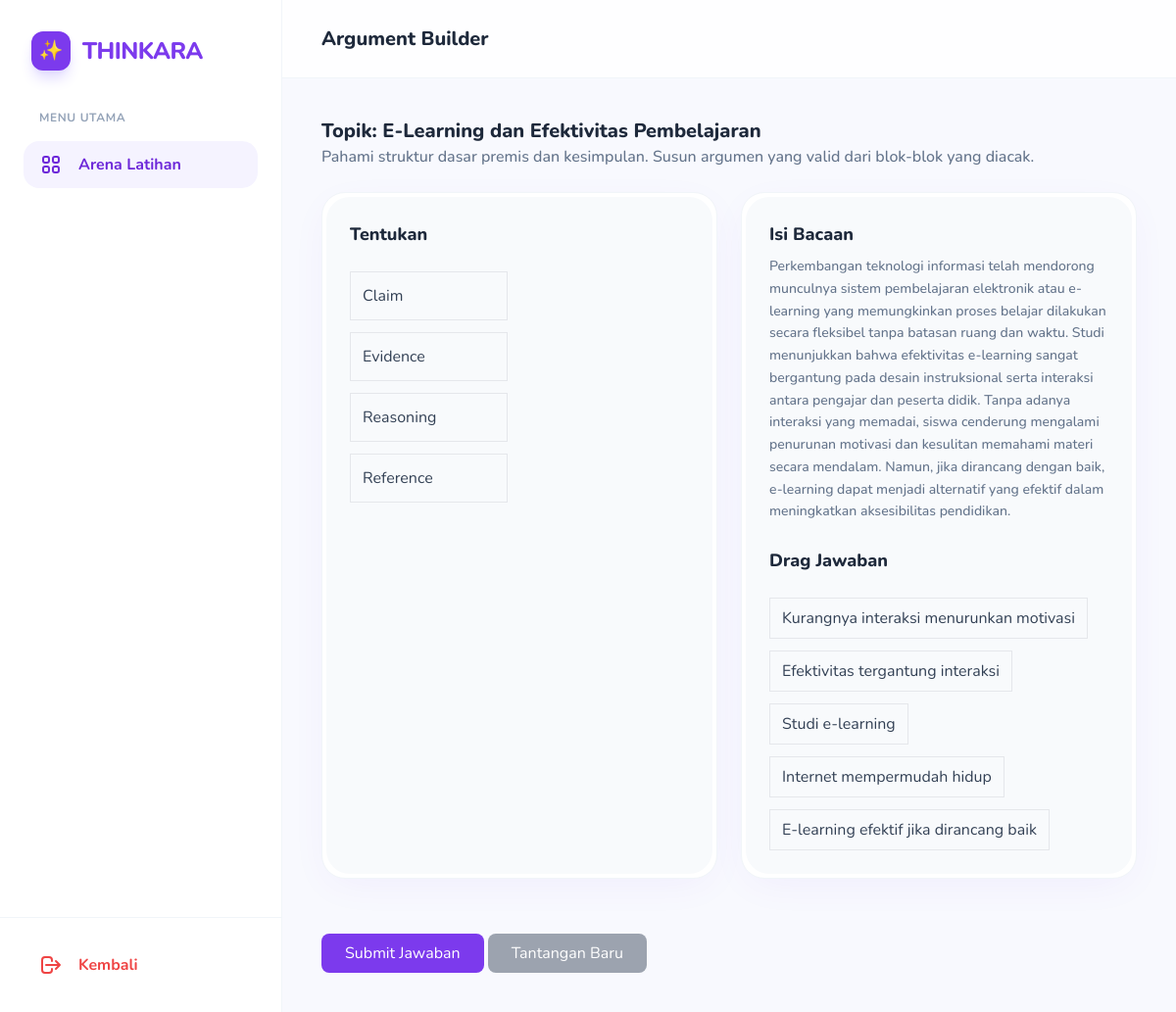
/php/latihan/builder.php (signed in), run on the app's committed database.
### tables this page shows
CREATE TABLE `latihan` (
  `id_latihan` int(11) NOT NULL,
  `judul` varchar(255) DEFAULT NULL,
  `isi` text DEFAULT NULL
);

CREATE TABLE `soal_item` (
  `id_item` int(11) NOT NULL,
  `id_latihan` int(11) DEFAULT NULL,
  `teks` text DEFAULT NULL,
  `tipe` enum('claim','evidence','reasoning','reference') DEFAULT NULL,
  `is_correct` tinyint(1) DEFAULT NULL
);

### php/latihan/builder.php (the view, shortened to what this page needs)
<?php
    include("../connect.php");
    $sql1     = "SELECT * FROM latihan ORDER BY RAND() LIMIT 1";
    $q1       = mysqli_query($connection, $sql1);
    $d        = mysqli_fetch_assoc($q1);
    $id       = $d['id_latihan'];
    $sql2     = "SELECT * FROM soal_item WHERE id_latihan = $id ORDER BY RAND()";
    $q2       = mysqli_query($connection, $sql2);
?>
<!DOCTYPE html>
<html lang="id">
  <head>
      <script src="https://cdn.tailwindcss.com"></script>
  </head>
  <body class="text-slate-700 h-screen flex overflow-hidden">
      <aside class="hidden md:flex flex-col w-72 bg-white border-r border-slate-100 h-full">
          <div class="p-8 pb-6 flex items-center gap-3">
              <div class="w-10 h-10 bg-violet-600 rounded-xl flex items-center justify-center text-white text-xl shadow-lg shadow-violet-200">✨</div>
              <span class="text-2xl font-extrabold text-violet-600 tracking-tight">THINKARA</span>
          </div>
          <nav class="flex-1 px-6 space-y-2 mt-4 overflow-y-auto">
              <p class="text-xs font-bold text-slate-400 uppercase tracking-wider mb-4 px-4">Menu Utama</p>
              <a href="#" class="flex items-center gap-4 px-4 py-3 bg-violet-50 text-violet-700 rounded-2xl font-bold transition-colors">
                  Arena Latihan
              </a>
          </nav>
          <div class="p-6 border-t border-slate-100">
              <a href="../dashboard.php" class="flex items-center gap-4 px-4 py-3 text-red-500 hover:bg-red-50 rounded-2xl font-bold transition-colors">
                  <svg class="w-6 h-6" fill="none" stroke="currentColor" viewBox="0 0 24 24"><path stroke-linecap="round" stroke-linejoin="round" stroke-width="2" d="M17 16l4-4m0 0l-4-4m4 4H7m6 4v1a3 3 0 01-3 3H6a3 3 0 01-3-3V7a3 3 0 013-3h4a3 3 0 013 3v1"></path></svg>
                  Kembali
              </a>
          </div>
      </aside>
      <main class="flex-1 flex flex-col h-full relative overflow-hidden">
          <header class="h-20 bg-white/80 backdrop-blur-md border-b border-slate-100 flex items-center justify-between px-6 md:px-10 z-10">
              <div class="hidden md:block">
                  <h1 class="text-xl font-extrabold text-slate-800">Argument Builder</h1>
              </div>
          </header>
          <div class="flex-1 overflow-y-auto p-6 md:p-10 pb-24">
              <div class="max-w-6xl mx-auto space-y-8">
                  <div>
                      <div class="flex justify-between items-end mb-6">
                          <div>
                              <h3 class="text-xl font-extrabold text-slate-800">
                                Topik: <?= $d['judul'] ?>
                              </h3>
                              <p class="text-slate-500 font-medium">
                                Pahami struktur dasar premis dan kesimpulan. Susun argumen yang valid dari blok-blok yang diacak.
                              </p>
                          </div>
                      </div>
                      <div class="grid grid-cols-1 md:grid-cols-2 gap-6">
                          <div class="bg-white p-1 rounded-3xl border border-slate-100 soft-shadow group hover:border-violet-200 transition-colors">
                            <div class="bg-slate-50 rounded-[1.5rem] p-6 h-full flex flex-col justify-between">
                                  <div>
                                      <h4 class="text-lg font-extrabold text-slate-800 mb-2">Tentukan</h4>
                                      <p class="text-slate-500 text-sm font-medium leading-relaxed mb-6">
                                      <div class="grid grid-cols-2 gap-6 mt-6">
                                        <div class="space-y-3">
                                          <div class="dropzone border p-3" data-type="claim">Claim</div>
                                          <div class="dropzone border p-3" data-type="evidence">Evidence</div>
                                          <div class="dropzone border p-3" data-type="reasoning">Reasoning</div>
                                          <div class="dropzone border p-3" data-type="reference">Reference</div>
                                        </div>
                                      </div>
                                      </p>
                                  </div>
                              </div>
                          </div>
                          <div class="bg-white p-1 rounded-3xl border border-slate-100 soft-shadow group hover:border-fuchsia-200 transition-colors">
                              <div class="bg-slate-50 rounded-[1.5rem] p-6 h-full flex flex-col justify-between">
                                <div>
                                      <h4 class="text-lg font-extrabold text-slate-800 mb-2">Isi Bacaan</h4>
                                      <p class="text-slate-500 text-sm font-medium leading-relaxed mb-6">
                                        <?= $d['isi'] ?>
                                      </p>
                                      <h4 class="text-lg font-extrabold text-slate-800 mb-2">Drag Jawaban</h4>
                                      <div class="mt-6 flex flex-wrap gap-3">
                                        <?php while($item = mysqli_fetch_assoc($q2)) { ?>
                                          <div class="drag-item border px-3 py-2 cursor-move" draggable="true" data-type="<?= $item['tipe'] ?>"
                                            data-correct="<?= $item['is_correct'] ?>">
                                              <?= $item['teks'] ?>
                                          </div>
                                          <?php } ?>
                                      </div>
                                  </div>
                              </div>
                          </div>
                      </div>
                  </div>
                  <form id="gameForm" method="POST" action="submit_score.php">
                    <button type="button" onclick="submitGame()"
                        class="mt-6 bg-violet-600 text-white px-6 py-2 rounded-lg">
                        Submit Jawaban
                    </button>
                    <button type="button" onclick="location.reload()"
                        class="mt-2 bg-gray-400 text-white px-6 py-2 rounded-lg">
                        Tantangan Baru
                    </button>
                  </form>
              </div>
          </div>
      </main>
  </body>
</html>

### php/latihan/builder.php (style rules this page uses)
body { font-family: 'Nunito', sans-serif; background-color: #F8F9FE; }
.soft-shadow { box-shadow: 0 10px 40px -10px rgba(124, 58, 237, 0.08); }

### data on the page
latihan: judul "E-Learning dan Efektivitas Pembelajaran", isi "Perkembangan teknologi informasi telah mendorong munculnya sistem pembelajaran elektronik atau e-learning yang memungkinkan proses belajar dilakukan secara fleksibel tanpa batasan ruang dan waktu. Studi menunjukkan bahwa efektivitas e-learning sangat bergantung pada desain instruksional serta interaksi antara pengajar dan peserta didik. Tanpa adanya interaksi yang memadai, siswa cenderung mengalami penurunan motivasi dan kesulitan memahami materi secara mendalam. Namun, jika dirancang dengan baik, e-learning dapat menjadi alternatif yang efektif dalam meningkatkan aksesibilitas pendidikan."
soal_item: teks "Kurangnya interaksi menurunkan motivasi"
soal_item: teks "Efektivitas tergantung interaksi"
soal_item: teks "Studi e-learning"
soal_item: teks "Internet mempermudah hidup"
soal_item: teks "E-learning efektif jika dirancang baik"
